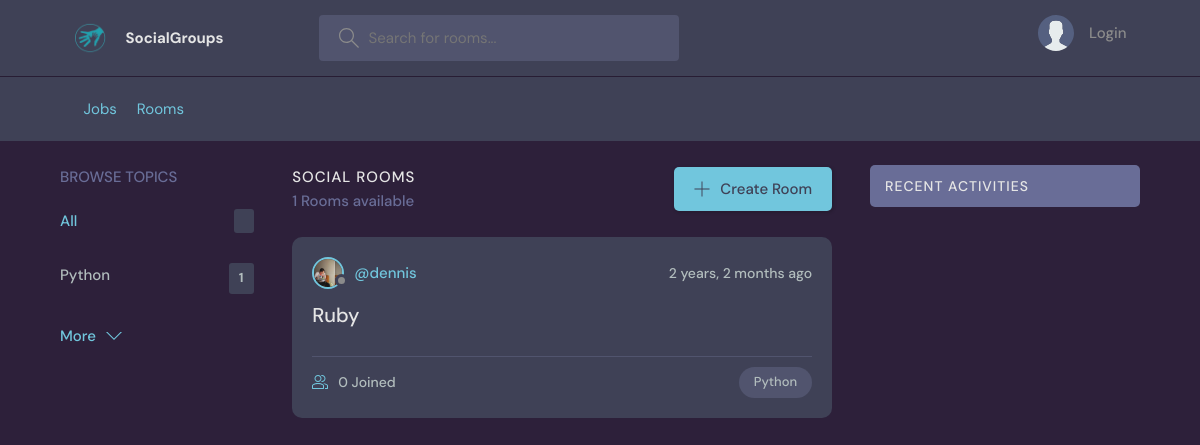
Page /home/?q=Python on the earlier database version.
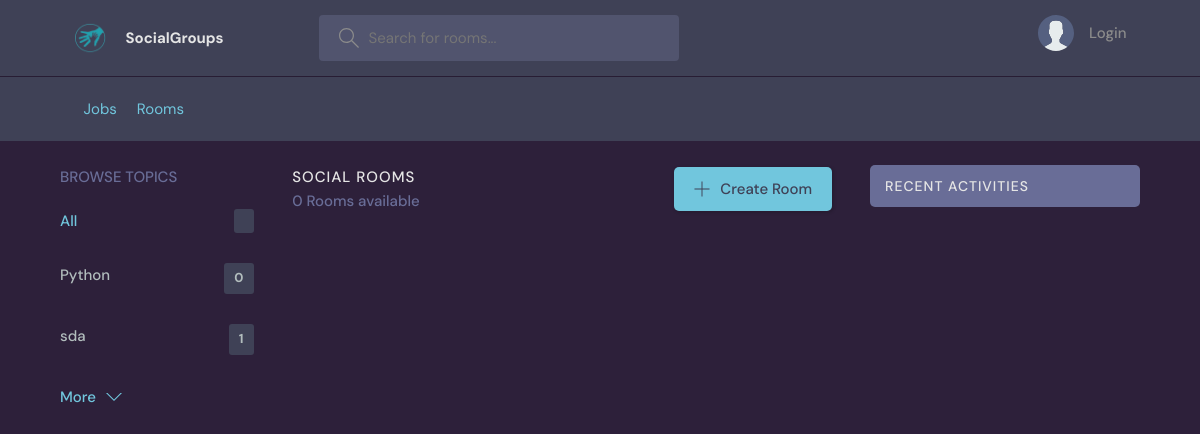
Same page on the later database version.
### chat/models.py (models this page shows, shortened)
class Topic(models.Model):
    name = models.CharField(max_length=200)

class Room(models.Model):
    host = models.ForeignKey(User, on_delete=models.SET_NULL, null=True)
    topic = models.ForeignKey(Topic, on_delete=models.SET_NULL, null=True)
    name = models.CharField(max_length=255)
    description = models.TextField(null=True)
    participants = models.ManyToManyField(User, related_name='participants', blank=True)
    update = models.DateTimeField(auto_now=True)
    created = models.DateTimeField(auto_now_add=True)
    class Meta:
        ordering = ['-created', '-update']

class User(AbstractUser):
    name = models.CharField(max_length=200, null=True)
    email = models.EmailField(null=True)
    bio = models.TextField(null=True)
    avatar = models.ImageField(null=True, default="avatar.svg")
    USERNAME_FIELD = 'username'
    REQUIRED_FIELDS = []

### chat/views.py (the view)
# urls.py: path('home/', views.home, name="home"),
def home(request):
    q = request.GET.get('q') if request.GET.get('q') != None else ''
    rooms = Room.objects.filter(
        Q(topic__name__contains=q) |
        Q(name__icontains=q) |
        Q(description__icontains=q)
    )
    topics = Topic.objects.all()[0:5]
    room_count = rooms.count()
    room_messages = Message.objects.filter(Q(room__topic__name__icontains=q))
    context = {'topics': topics, 'room_count': room_count, 'room_messages': room_messages, 'rooms': rooms}
    return render(request, 'home.html', context)

### chat/templates/home.html (shortened to what this page needs)
{% extends "base.html" %}
{% load static %}
{% block content %}
    <main class="layout layout--3">
      <div class="container">
        {% include 'topics_components.html'  %}
        <div class="roomList">
          <div class="roomList__header">
            <div>
              <h2>Social Rooms</h2>
              <p>{{ room_count }} Rooms available</p>
            </div>
            <a class="btn btn--main" href="{% url 'create-room' %}">
              <svg version="1.1" xmlns="http://www.w3.org/2000/svg" width="32" height="32" viewBox="0 0 32 32">
                <title>add</title>
                <path
                  d="M16.943 0.943h-1.885v14.115h-14.115v1.885h14.115v14.115h1.885v-14.115h14.115v-1.885h-14.115v-14.115z"
                ></path>
              </svg>
              Create Room
            </a>
          </div>
        {% include 'feed_components.html' %}
        </div>
        {% include 'activity_components.html' %}
      </div>
    </main>
  </body>
</html>
{% endblock content %}

### chat/templates/base.html (shortened to what this page needs)
{% load static %}
<!DOCTYPE html>
<html lang="en">
  <head>
    <link rel="stylesheet" type="text/css" media="screen" href="{% static 'styles/style.css' %}">
  </head>
    <header class="header header--loggedIn">
      <div class="container">
        <a href="{% url 'home' %}" class="header__logo">
          <img src="{% static 'images/logo.jpg'%}" />
          <h1 style="    font-size: 100%;"> SocialGroups</h1>
        </a>
        <form class="header__search" method="GET" action="{% url 'home' %}">
          <label>
            <input name="q" placeholder="Search for rooms..." />
          </label>
        </form>
        <nav class="header__menu">
{% if request.user.is_authenticated %}
          <div class="header__user">
            <a href="{% url 'profile' user.id  %}">
              <div class="avatar avatar--medium active">
                <img src="{{request.user.avatar.url}}" />
              </div>
              <p>{{ request.user.username }} <span>@{{ request.user.username }}</span></p>
            </a>
            <button class="dropdown-button">
              <svg version="1.1" xmlns="http://www.w3.org/2000/svg" width="32" height="32" viewBox="0 0 32 32">
                <title>chevron-down</title>
                <path d="M16 21l-13-13h-3l16 16 16-16h-3l-13 13z"></path>
              </svg>
            </button>
          </div>
          {% else %}
          <a href="{% url 'login' %}">
            <img src="{% static 'images/avatar.svg' %}" />
            <p>Login</p>
          </a>
          {% endif %}
        </nav>
      </div>
    </header>
    <header class="header header--loggedIn">
        <div class="container">
          <div class="row">
            <div class="col">
              <ul class="nav nav-tabs border-0 flex-column flex-lg-row">
                <li class="nav-item">
                  <a href="{% url 'jobs' %}" class="nav-link" data-toggle="dropdown"> Jobs</a>
                </li>
                <li class="nav-item">
                  <a href="{% url 'home' %}" class="nav-link active"> Rooms</a>
                </li>
              </ul>
            </div>
          </div>
        </div>
    </header>
    {% block content %}
    {% endblock %}
</html>

### chat/templates/topics_components.html
<div class="topics">
          <div class="topics__header">
            <h2>Browse Topics</h2>
          </div>
          <ul class="topics__list">
            <li>
              <a href="/" class="active">All <span>{{ topics.room_set.count }}</span></a>
            </li>
              {% for topic in topics %}
            <li>
              <a href="{% url 'home' %}?q={{topic.name}}">{{ topic.name }} <span>{{ topic.room_set.count }}</span></a>
            </li>
              {% endfor %}
          </ul>
          <a class="btn btn--link" href="{% url 'topics' %}">
            More
            <svg version="1.1" xmlns="http://www.w3.org/2000/svg" width="32" height="32" viewBox="0 0 32 32">
              <title>chevron-down</title>
              <path d="M16 21l-13-13h-3l16 16 16-16h-3l-13 13z"></path>
            </svg>
          </a>
</div>

### chat/templates/feed_components.html (shortened to what this page needs)
{% for room in rooms %}
<div class="roomListRoom">
            <div class="roomListRoom__header">
              <a href="{% url 'profile' room.host_id %}" class="roomListRoom__author">
                <div class="avatar avatar--small">
                  <img src="{{ room.host.avatar.url }}" />
                </div>
                <span>@{{ room.host.username }}</span>
              </a>
              <div class="roomListRoom__actions">
                <span>{{ room.created| timesince }} ago</span>
              </div>
            </div>
            <div class="roomListRoom__content">
              <a href="{% url 'room' room.id %}">{{ room.name }}</a>
            </div>
            <div class="roomListRoom__meta">
              <a href="{% url 'room' room.id %}" class="roomListRoom__joined">
                  {{ room.participants.all.count }} Joined
              </a>
              <p class="roomListRoom__topic">{{ room.topic.name}}</p>
            </div>
          </div>
{% endfor %}

### chat/templates/activity_components.html (shortened to what this page needs)
<div class="activities">
          <div class="activities__header">
            <h2>Recent Activities</h2>
          </div>
</div>

### staticfiles/styles/style.css (style rules this page uses)
:root { --color-main: #71c6dd; --color-main-light: #e1f6fb; --color-dark: #3f4156; --color-dark-medium: #51546e; --color-dark-light: #696d97; --color-light: #e5e5e5; --color-gray: #8b8b8b; --color-light-gray: #b2bdbd; --color-bg: #2d2d39; --color-success: #5dd693; --color-error: #fc4b0b; }
* { font-family: "DM Sans", -apple-system, BlinkMacSystemFont, "Segoe UI", Roboto, Oxygen, Ubuntu, Cantarell, "Open Sans", "Helvetica Neue", sans-serif; margin: 0; padding: 0; box-sizing: border-box; text-rendering: optimizeLegibility; font-size: inherit; }
html { font-size: 56.25%; }
@media only screen and (min-width: 1200px) { html { font-size: 62.5%; } }
img { width: 100%; }
a { display: inline-block; color: var(--color-main); text-decoration: none; }
.container { max-width: 120rem; width: 90%; margin: auto; }
.btn { background-color: transparent; border: none; display: inline-flex; align-items: center; gap: 1rem; cursor: pointer; transition: all ease-in-out 0.3s; padding: 1rem 2rem; border-radius: 5px; box-shadow: 1px 1px 3px 1px rgba(0, 0, 0, 0.15); font-weight: 500; }
.btn--link { border-radius: 0; padding: 0; color: var(--color-main); box-shadow: none; }
.btn--main { background-color: var(--color-main); color: var(--color-dark); }
.btn > svg { fill: currentColor; width: 1.6rem; height: 1.6rem; }
.header { padding: 1.5rem; background-color: var(--color-dark); }
.header > .container { display: flex; gap: 9.5rem; }
.header__logo, .header__user { display: flex; gap: 2rem; align-items: center; }
.header__logo > img { height: 3.2rem; width: 3.2rem; }
.header__logo > h1 { font-weight: 700; font-size: 2rem; color: var(--color-light); }
.header__search > label { background-color: var(--color-dark-medium); padding: 1.3rem 1rem; display: flex; align-items: center; gap: 1rem; border-radius: 4px; }
.header__search svg { fill: var(--color-gray); width: 2rem; height: 2rem; margin-left: 1rem; }
.header__search input { width: 30rem; background: transparent; border: none; outline: none; color: var(--color-light); }
.header__menu { margin-left: auto; position: relative; }
.header__menu a { display: flex; gap: 1.5rem; align-items: center; font-weight: 500; text-decoration: none; color: var(--color-gray); }
.header__menu img { height: 3.6rem; }
.header__menu p { line-height: 1.2; }
.layout { margin-top: 2.4rem; }
.layout > .container { display: flex; justify-content: space-between; align-items: flex-start; }
.layout--3 > .container > div:first-child { flex-basis: 18%; max-width: 22.5rem; }
.layout--3 > .container > div:nth-child(2) { flex-basis: 50%; }
.layout--3 > .container > div:last-child { flex-basis: 25%; }
.topics__header { margin-bottom: 2rem; }
.topics__header h2 { text-transform: uppercase; font-weight: 500; color: var(--color-dark-light); }
.topics__list { list-style: none; }
.topics__list li a { display: flex; justify-content: space-between; margin-bottom: 3rem; font-weight: 500; color: var(--color-light-gray); transition: all 0.3s ease-in-out; }
.topics__list li a.active, .topics__list li a:hover { color: var(--color-main); }
.topics__list li a span { padding: 0.5rem 1rem; background-color: var(--color-dark); border-radius: 3px; font-size: 1.3rem; font-weight: 700; letter-spacing: 1px; }
.roomList__header { display: flex; justify-content: space-between; align-items: center; margin-bottom: 2.4rem; }
.roomList__header h2 { text-transform: uppercase; font-weight: 500; color: var(--color-light); letter-spacing: 1px; }
.roomList__header p { font-weight: 500; color: var(--color-dark-light); }
.activities { background: var(--color-dark); border-radius: 5px; overflow: hidden; }
.activities__header h2 { background-color: var(--color-dark-light); text-transform: uppercase; font-weight: 500; padding: 1rem 1.5rem; color: var(--color-light); letter-spacing: 1px; font-size: 1.4rem; }

### chat/templates/base.html (style rules this page uses)
.nav { display: -ms-flexbox; display: flex; -ms-flex-wrap: wrap; flex-wrap: wrap; padding-left: 0; margin-bottom: 0; list-style: none; }
.col { -ms-flex-preferred-size: 0; flex-basis: 0; -ms-flex-positive: 1; flex-grow: 1; max-width: 100%; }
.nav-link { display: block; padding: 0.5rem 1rem; }

Differences in the rows shown:
removed Room: host.avatar (picture), host.username "dennis", created "2 years, 2 months", name "Ruby", participants.all.count "0", topic.name "Python"
computed for Topic "Python": room_set.count "1" → "0"
added Topic: name "sda", room_set.count "1"
Other differences:
{{ room_count }}: "1" → "0"
